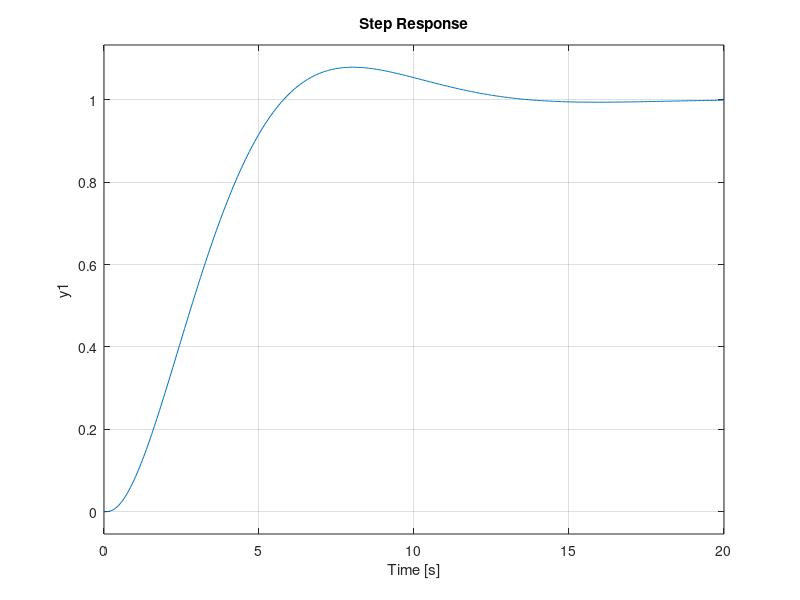

Source code (MATLAB):
% problema
clc, close all, clear all;

G=tf(1,[1 8 5 0]);

kd=0; kp=1.93; ki=0; 
C=kp; %tf([kd kp kp],[1]);

kd=0.1; kp=100; ki=10; 
C1=tf([kd kp kp],[1]);

B=feedback(G*C,1);
B1=feedback(G*C1,1);

figure(1);
step(B); grid on; hold on;
pause(1);
%step(B1);